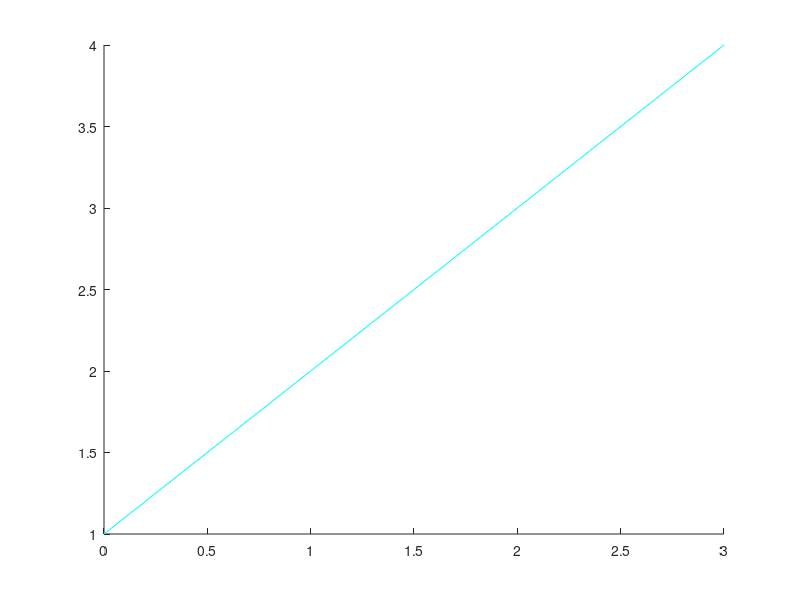

The MATLAB source for this figure: (Note: this script raises an error after producing the figure.)
test.x = [0,1,2,3];
test.y = [1,2,3,4];
figure
hold on
plot(test.x,test.y, 'c-');
for j=0:100
    disp(j)
    carrot = get_Carrot(j,test);
  
    
    plot(carrot.x, carrot.y, 'r*');
end
    
